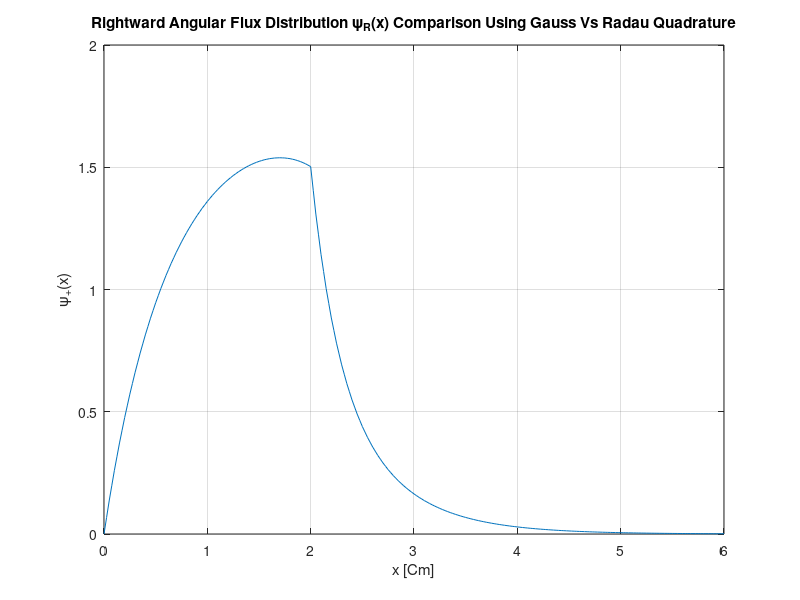
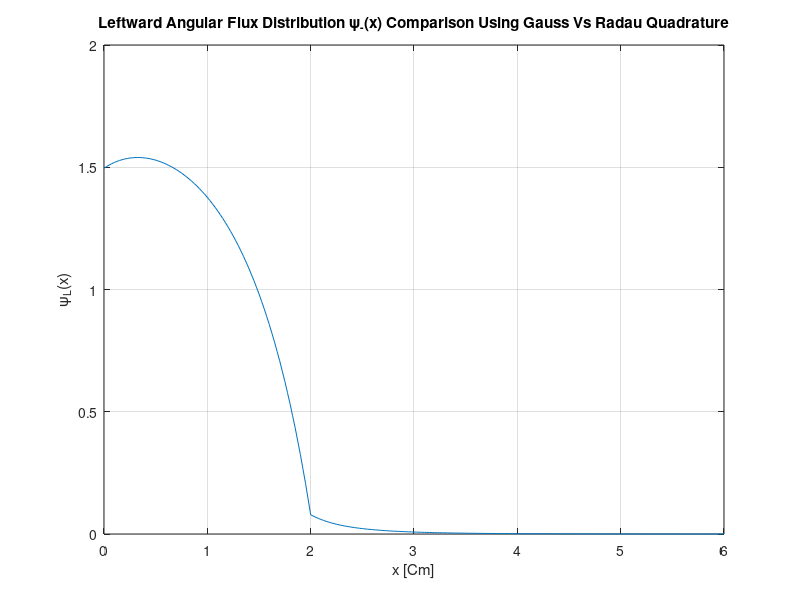
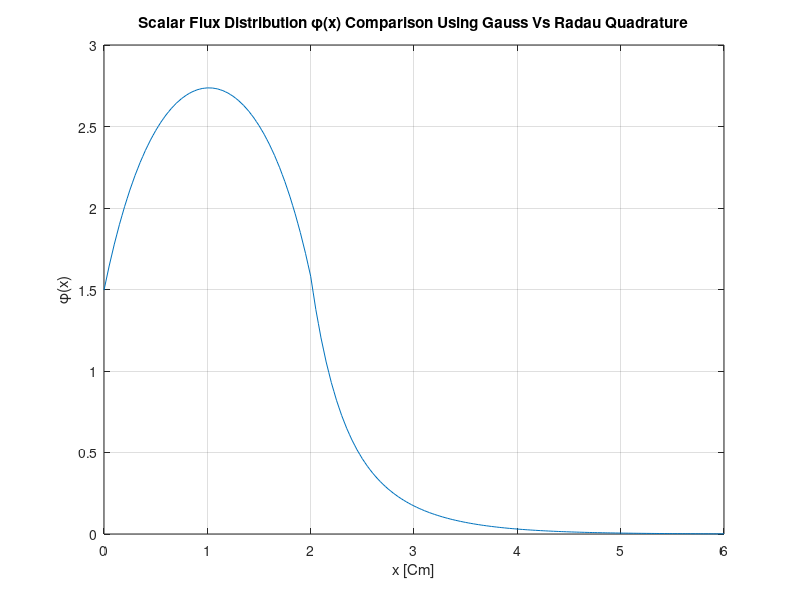

Here is the MATLAB script that generated these plots, in order:
% Gauss Quadrature
clc;
clear;
N=4;         % order of the discrete ordinate
l=240;       % number of space meshes
L=6;         % thikness of the whole slab
del=L/(l/2);
mu=[0.33998 0.86114 -0.86114 -0.33998];   % Gauss values of the angle
w=[0.65215 0.34785 0.34785 0.65215];

m=1;
max_ephi=5;
while max_ephi>0.000001         % converging criteria
    
m=m+1;

if m==2;
    
    for i=2:2:l
        
        if i<=l/3        % taking care of the different regions
          s=1;
        else
          s=0;
        end
     Q(i,1)=0.5*s;
     phi(i,m-1)=0;
    end
else
    
    for i=2:2:l
    phi(i,m-1)=0;
    for n=1:N
    phi(i,m-1)=phi(i,m-1)+(w(n)*eps(i,n,m-1));
    end
    ephi(i/2,m-2)=(abs(phi(i,m-1)-phi(i,m-2))/phi(i,m-1));
    
    if i<=l/3
       seg_s=0.5;s=1;
    else
       seg_s=0.3;s=0;
    end
    Q(i,m-1)=0.5*((seg_s*phi(i,m-1))+s);
    end
    max_ephi=max(ephi);
end

for n=1:N
    
if mu(n)>0      % forward sweeping
    
    eps(1,n,m)=0;
    
for i=2:2:l

    if i<=l/3
       seg_t=1;seg_s=0.5;s=1;
    else
       seg_t=1.5;seg_s=0.3;s=0;
    end
    
A(i,n)=((2*mu(n)-seg_t*del)/(2*mu(n)+seg_t*del));
B(i,n)=((2*del)/(2*mu(n)+seg_t*del));

eps(i+1,n,m)=(A(i,n)*eps(i-1,n,m))+(B(i,n)*Q(i,m-1));

end

else                 % backward sweeping
    eps(l+1,n,m)=0;
    
for i=l:-2:2

    if i<=l/3
       seg_t=1;seg_s=0.5;s=1;
    else
       seg_t=1.5;seg_s=0.3;s=0;
    end
A(i,n)=((2*mu(n)+seg_t*del)/(2*mu(n)-seg_t*del));
B(i,n)=((-2*del)/(2*mu(n)-seg_t*del));

eps(i-1,n,m)=(A(i,n)*eps(i+1,n,m))+(B(i,n)*Q(i,m-1));

end

end

end

    for n=1:N
    for i=2:2:l
    eps(i,n,m)=0.5*(eps(i+1,n,m)+eps(i-1,n,m));  % calculating central flux
    end
    end
    
end

% calculating the scalar flux
    for i=1:l+1
        flux(i)=0;
    for n=1:N
        flux(i)=flux(i)+eps(i,n,m);
    end
    end
    
% Calculating the rightward angular flux
for i=1:l+1
    Reps(i)=0;
    Leps(i)=0;
for n=1:2
    Reps(i)=Reps(i)+eps(i,n,m);
end

for n=3:4
    Leps(i)=Leps(i)+eps(i,n,m);
end
end
    
    
m    % number of iterations till we match our criteria
     % plotting eps as a function of position for each ordinate angle
x=linspace(0,L,l+1);

figure(1)
plot(x,Reps(:))
grid on
xlabel('x [Cm]')
ylabel('\psi_+(x)')
title('Rightward Angular Flux Distribution \psi_R(x) Comparison Using Gauss Vs Radau Quadrature')
hold on

figure(2)
plot(x,Leps(:))
grid on
xlabel('x [Cm]')
ylabel('\psi_L(x)')
title('Leftward Angular Flux Distribution \psi_-(x) Comparison Using Gauss Vs Radau Quadrature')
hold on

figure(3)
plot(x,flux(:))
grid on
xlabel('x [Cm]')
ylabel('\phi(x)')
title('Scalar Flux Distribution \phi(x) Comparison Using Gauss Vs Radau Quadrature')
hold on